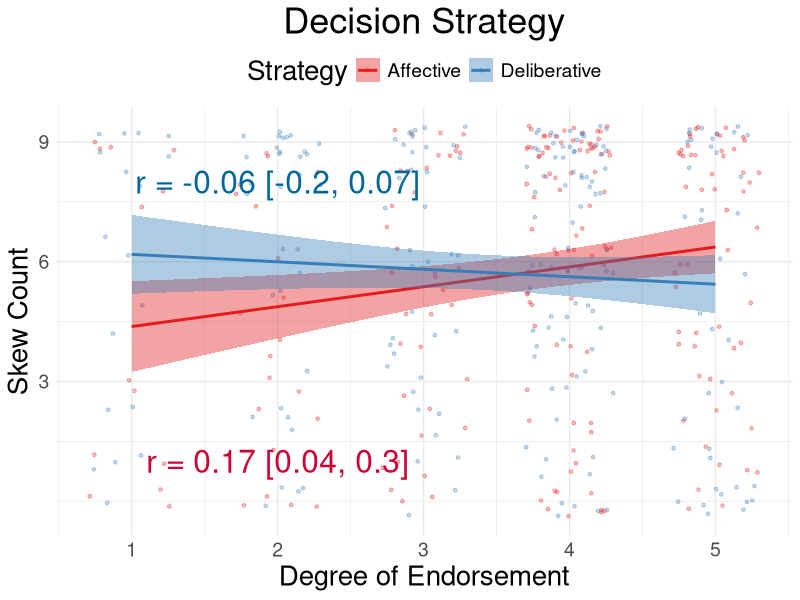
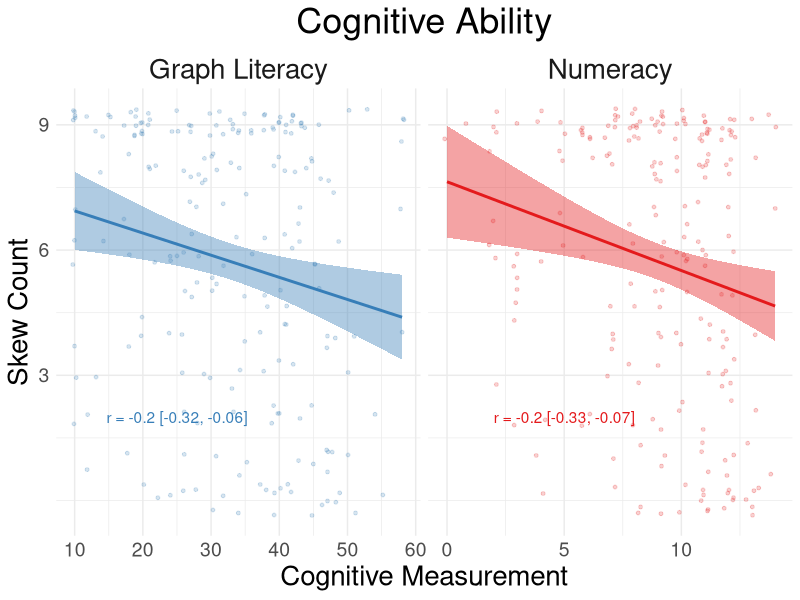
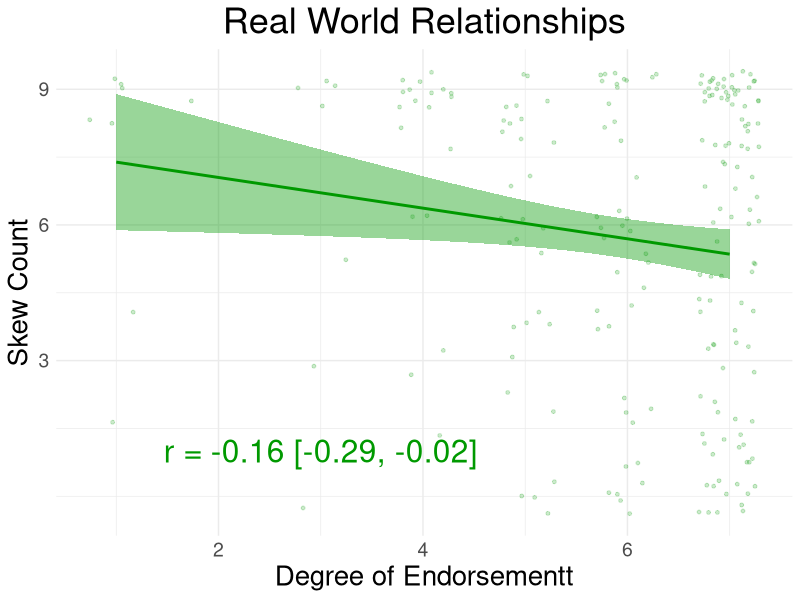

Write the R code that produced these figures, in order.
# graphs for poster

# Individual differences analysis
# Create 11.25.19 KLS from prior scripts

# load required packages
library(here)
library(ggplot2)
library(tidyr)

# load source functions

# set hard-coded variables

# load data
dt <- read.csv(here::here('output', 'individual_differences.csv'))
# graph constants
lg = 26 # text size
md = 20
sm = 14
custom_plot = list(theme(
  plot.title = element_text(size = lg, hjust = 0.5),
  axis.title.x = element_text(size = md), axis.text.x = element_text(size = sm),
  axis.title.y = element_text(size = md), axis.text.y = element_text(size = sm), 
  legend.title = element_text(size = md), legend.text = element_text(size = sm), 
  legend.position='top', strip.text.x = element_text(size=md))
)

# graph affect vs. deliberative
d1 <- gather(dt[1:7], strategy, measurement, gut:math)

pdf('figs/strategy_poster.pdf', width = 7, height = 7)
ggplot(d1, aes(measurement, skew_count, color = strategy, fill = strategy)) + 
         geom_jitter(size=1, alpha=0.3, width=0.3) + 
  geom_smooth(method=lm) + 
  scale_fill_brewer(name='Strategy', palette="Set1", breaks=c('gut', 'math'), labels=c('Affective', 'Deliberative')) + 
  scale_color_brewer(name='Strategy', palette="Set1", breaks=c('gut', 'math'), labels=c('Affective', 'Deliberative')) + 
  scale_y_continuous(breaks = c(3, 6, 9)) + theme_minimal() + custom_plot + 
  xlab('Degree of Endorsement') + ylab('Skew Count') + ggtitle('Decision Strategy') + 
  annotate('text', x = 2, y = 1, label = 'r = 0.17 [0.04, 0.3]', color = '#CC0033', size = 8) + 
  annotate('text', x = 2, y = 8, label = 'r = -0.06 [-0.2, 0.07]', color = '#006699', size = 8)
dev.off()

# graph cognitive
d2 <- gather(dt[c(1:5, 18:19)], cognition, measurement, graph_lit:Numeracy)
labels <- c(graph_lit = "Graph Literacy", Numeracy = "Numeracy")
graph_text <- data.frame(measurement = 25, skew_count = 2, lab = 'r = -0.20, p = 0.004', 
                         cognition=factor('graph_lit', levels = c('graph_lit', 'Numeracy')))
num_text <- data.frame(measurement = 5, skew_count = 2, lab = 'r = -0.20, p = 0.003', 
                         cognition=factor('Numeracy', levels = c('graph_lit', 'Numeracy')))

pdf('figs/cognitive_poster.pdf', width = 7, height = 7)
ggplot(d2, aes(measurement, skew_count, color = cognition, fill = cognition)) + 
  geom_jitter(size=1, alpha=0.2, width=0.3) + 
  geom_smooth(method=lm) + 
  scale_fill_brewer(name='Strategy', palette="Set1") + 
  scale_color_brewer(name='Strategy', palette="Set1") + 
  scale_y_continuous(breaks = c(3, 6, 9)) + theme_minimal() + custom_plot +
  xlab('Cognitive Measurement') + ylab('Skew Count') + ggtitle('Cognitive Ability') +
  facet_grid(. ~ cognition, scales="free_x", labeller=labeller(cognition = labels)) + 
  geom_text(data = graph_text, label = 'r = -0.2 [-0.32, -0.06]') + 
  geom_text(data = num_text, label = 'r = -0.2 [-0.33, -0.07]') + theme(legend.position='none')
dev.off()

# graph real world
pdf('figs/realworld_poster.pdf', width = 7, height = 7)
ggplot(dt, aes(high_pressure, skew_count)) + 
  geom_jitter(size=1, alpha=0.2, width=0.3, color = '#009900') + 
  geom_smooth(method=lm, color = '#009900', fill = '#009900') + 
  scale_y_continuous(breaks = c(3, 6, 9)) + theme_minimal() + custom_plot +
  xlab('Degree of Endorsementt') + ylab('Skew Count') + ggtitle('Real World Relationships') +
  annotate('text', x = 3, y = 1, label = 'r = -0.16 [-0.29, -0.02]', color = '#009900', size = 8)
dev.off()

